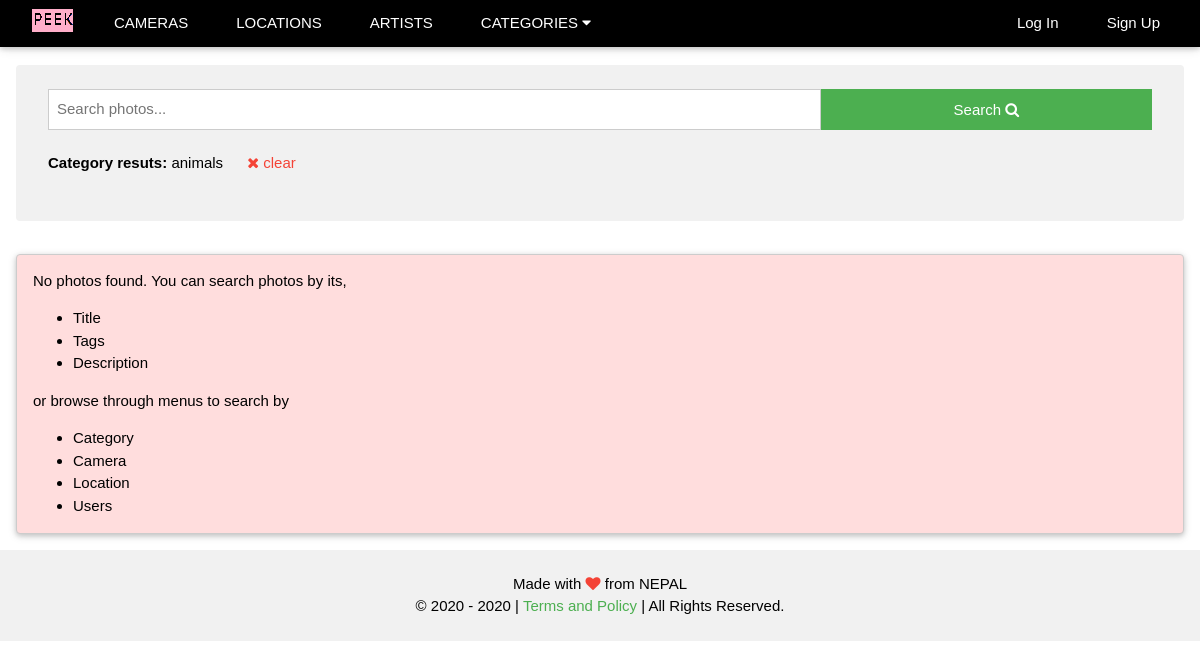
The app's page /browse/?category=animals, older data.
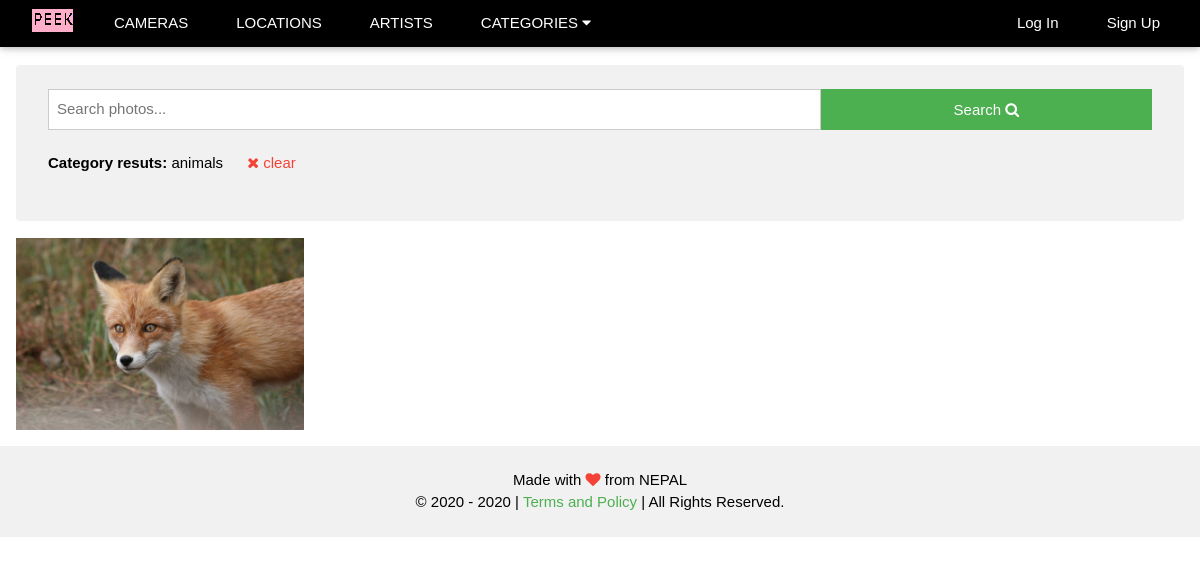
The same page, newer data.
### photos/models.py (models this page shows, shortened)
class Photo(models.Model):
    title = models.CharField(max_length=254)
    slug = models.SlugField(unique=True)
    category = models.ForeignKey('Category', on_delete=models.CASCADE)
    image = models.ImageField(upload_to=upload_image_path)
    image_type = models.CharField(max_length=10)
    camera = models.ForeignKey('Camera', on_delete=models.CASCADE)
    location = models.ForeignKey('Location', on_delete=models.CASCADE)
    tags = models.TextField()
    description = models.TextField()
    user = models.ForeignKey(User, on_delete=models.CASCADE)
    active = models.BooleanField(default=True)
    views_count = models.IntegerField(default=0)
    modified_on = models.DateTimeField(auto_now=True)
    uploaded_on = models.DateTimeField(auto_now_add=True)

### photos/views.py (the view)
# urls.py: path('', browse_page_view, name='browse'),
def browse_page_view(request):
    if 'search' in request.GET:
        search_term = request.GET.get('search')
        b_url = '?search=' + search_term + '&'
        photos_list = Photo.objects.filter(active=True).filter(
                Q(title__icontains = search_term) |
                Q(tags__icontains = search_term) |
                Q(description__icontains = search_term)).order_by('-uploaded_on')
    elif 'category' in request.GET:
        search_term = request.GET.get('category')
        b_url = '?category=' + search_term + '&'
        photos_list = Photo.objects.filter(active=True).filter(category__slug=search_term).order_by('-uploaded_on')
    elif 'camera' in request.GET:
        search_term = request.GET.get('camera')
        b_url = '?camera=' + search_term + '&'
        photos_list = Photo.objects.filter(active=True).filter(camera__slug=search_term).order_by('-uploaded_on')
    elif 'location' in request.GET:
        search_term = request.GET.get('location')
        b_url = '?location=' + search_term + '&'
        photos_list = Photo.objects.filter(active=True).filter(location__slug=search_term).order_by('-uploaded_on')
    else:
        b_url = '?'
        photos_list = Photo.objects.filter(active=True).order_by('-uploaded_on')
    if photos_list.count() != 0:
        paginator = Paginator(photos_list, 20)
        if 'page' in request.GET:
            q = request.GET['page']
            if q is not None and q != '' and q != '0':
                page_number = request.GET.get('page')
            else:
                page_number = 1
        else:
            page_number = 1
        data = paginator.get_page(page_number)
        return render(request, 'discover.html', {'data' : data, 'base_url' : b_url})
    else:
        return render(request, 'discover.html', {'no_posts_found' : True})

### photos/context_processors.py (called while the page is built)
def category(request):
    cats = Category.objects.all().order_by('category')
    return {'cat_menu' : cats}

### photos/models.py (called while the page is built)
    def __str__(self):
        return self.category

### templates/discover.html (shortened to what this page needs)
{% extends 'base.html' %}
{% block content %} {% load static %}
<div class="w3-content" style="margin-top:65px; max-width:1500px">
    <div class="w3-container">
        <div class="w3-bar w3-light-grey w3-round w3-padding">
            <div class="w3-container w3-section">
                <form action="." method="get">
                    <input type="search" name="search" class="w3-input w3-left w3-border" placeholder="Search photos..." style="width:70%; outline:none;" required {% if request.GET.search %}value="{{ request.GET.search }}"{% endif %}>
                    <button class="w3-button w3-green w3-right w3-hover-red" type="submit" style="width:30%; height:41px; outline:none;">Search <i class="fa fa-search"></i></button>
                </form>
                {% if request.GET.search or request.GET.category or request.GET.camera or request.GET.location %}
                <span class="w3-container">
                    {% if request.GET.search %}
                      <strong>Search resuts:</strong> {{ request.GET.search }}
                    {% elif request.GET.category %}
                      <strong>Category resuts:</strong> {{ request.GET.category }}
                    {% elif request.GET.camera %}
                      <strong>Camera resuts:</strong> {{ request.GET.camera }}
                    {% elif request.GET.location %}
                      <strong>Location resuts:</strong> {{ request.GET.location }}
                    {% endif %}
                    <a href="{% url 'browse' %}" class="w3-text-red" style="text-decoration: none; margin-left: 20px;"><i class="fa fa-remove"></i> clear</a>
                </span>
                {% endif %}
            </div>
        </div>
    </div>
  <section class="w3-container w3-section" id="photos">
    {% for item in data %}
      <div class="w3-display-container" style="margin-bottom: 5px;">
        <div class="img-container">
          <a href="{% url 'single' item.user.username item.slug %}">
            <img src="{{ item.image.url }}">
          </a>
        </div>
      </div>
    {% endfor %}
  </section>
  {% if no_posts_found %}
    <div class="w3-container w3-card w3-round w3-border w3-pale-red w3-margin">
      <p>No photos found. You can search photos by its,
        <ul>
          <li>Title</li>
          <li>Tags</li>
          <li>Description</li>
        </ul>
        or browse through menus to search by
        <ul>
          <li>Category</li>
          <li>Camera</li>
          <li>Location</li>
          <li>Users</li>
        </ul>
      </p>
    </div>
  {% endif %}
</div>
{% endblock %}

Row changes from the older to the newer data that the page shows:
added Photo: image (picture)
Text that changed along with them:
text no longer shown: "No photos found. You can search photos by its, Title Tags Description or browse through menus to search by Category Camera Location Users"
